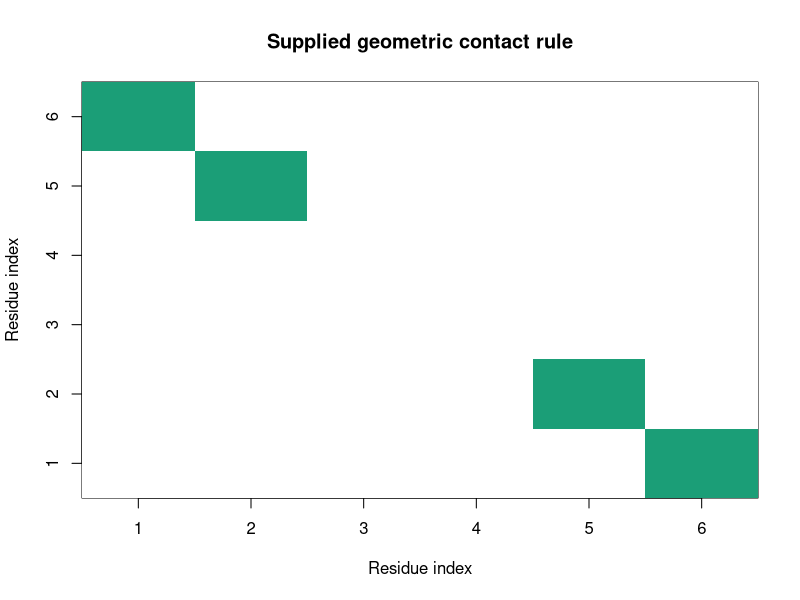

Write the R code that produced this figure.
## ---- chunk 1
xyz <- rbind(c(0,0,0),c(3.8,0,0),c(7.6,0,0),c(7.6,3.8,0),c(3.8,3.8,0),c(0,3.8,0))
rownames(xyz) <- paste0("residue",1:6)
D <- as.matrix(dist(xyz))
round(D,2)
stopifnot(abs(D[1,2]-3.8)<1e-12,isSymmetric(D))
## ---- chunk 2
contact <- D<5 & abs(row(D)-col(D))>1
pairs <- which(contact & upper.tri(contact),arr.ind=TRUE)
data.frame(residue1=rownames(D)[pairs[,1]],residue2=colnames(D)[pairs[,2]],
 distance_A=D[pairs])
stopifnot(nrow(pairs)==2)
image(1:6,1:6,contact,xlab="Residue index",ylab="Residue index",
 col=c("white","#1b9e77"),main="Supplied geometric contact rule")
## ---- chunk 3
cutoffs <- c(4,5,8)
data.frame(cutoff_A=cutoffs,contacts=vapply(cutoffs,function(cut)
 sum((D<cut & abs(row(D)-col(D))>1)[upper.tri(D)]),integer(1)))
